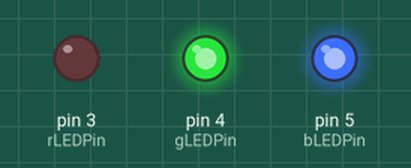
Simulated run of this sketch. Board: Arduino Uno, built with avr-gcc and run on an emulated ATmega328P. Parts: output pins drawn as LEDs (lit = HIGH).

Above: at 0.7 s.
At 3.0 s:
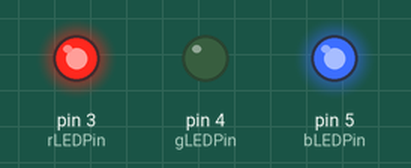
At 6.1 s:
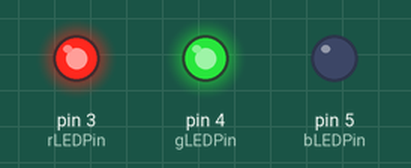
Timing chart, 0 to 11.9 s (numbered marks = the images above):
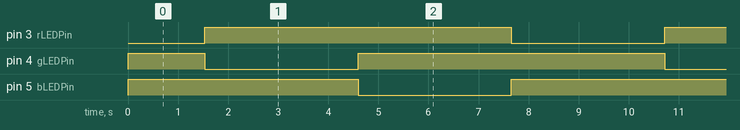

Measured:
- by itself, pin 3 (rLEDPin): alternates HIGH for 6.1 s and LOW for 3.1 s
- by itself, pin 4 (gLEDPin), pin 5 (bLEDPin): repeats every 9.2 s: LOW 3.1 s, HIGH 6.1 s
- by itself, everything shown: repeats every 9.2 s, in 3 steps

The sketch:

fadeLEDColor.ino
```cpp
const int buttonPin = 2;
const int rLEDPin = 3;
const int gLEDPin = 4;
const int bLEDPin = 5;

int brightness = 0;
int fadeAmount = 5;
int buttonState = 0;
int ledColor = 0;
bool ButtonPressed = false;
bool ledColorOrder = true;
const long interval = 1000;
unsigned long previousMillis = 0;

void setup() {
  // put your setup code here, to run once:
  pinMode (rLEDPin, OUTPUT);
  pinMode (gLEDPin, OUTPUT);
  pinMode (bLEDPin, OUTPUT);
  pinMode (buttonPin, INPUT);
}

void loop() {

  if (ledColor == 0) {
    // currentcolor = "Red";
    digitalWrite(rLEDPin, LOW);
    digitalWrite(gLEDPin, HIGH);
    digitalWrite(bLEDPin, HIGH);
  }

  else if (ledColor == 1) {
    // currentcolor = "Green";
    digitalWrite(rLEDPin, HIGH);
    digitalWrite(gLEDPin, LOW);
    digitalWrite(bLEDPin, HIGH);
  }

  else if (ledColor == 2) {
    // currentcolor = "Blue";
    digitalWrite(rLEDPin, HIGH);
    digitalWrite(gLEDPin, HIGH);
    digitalWrite(bLEDPin, LOW);
  }

  else if (ledColor == 3) {
    // currentcolor = "White";
    digitalWrite(rLEDPin, LOW);
    digitalWrite(gLEDPin, LOW);
    digitalWrite(bLEDPin, LOW);
  }

  else if(ledColor == 4) {
    ledColor = 0;
  }

  brightness = brightness + fadeAmount;

  if(brightness <=0 || brightness >= 255){
    fadeAmount = -fadeAmount;
    if(brightness >= 255){
      ledColor = ledColor + 1;
      if(ledColor > 2)
      ledColor = 0;
    }
  }
delay(30);

}
```
